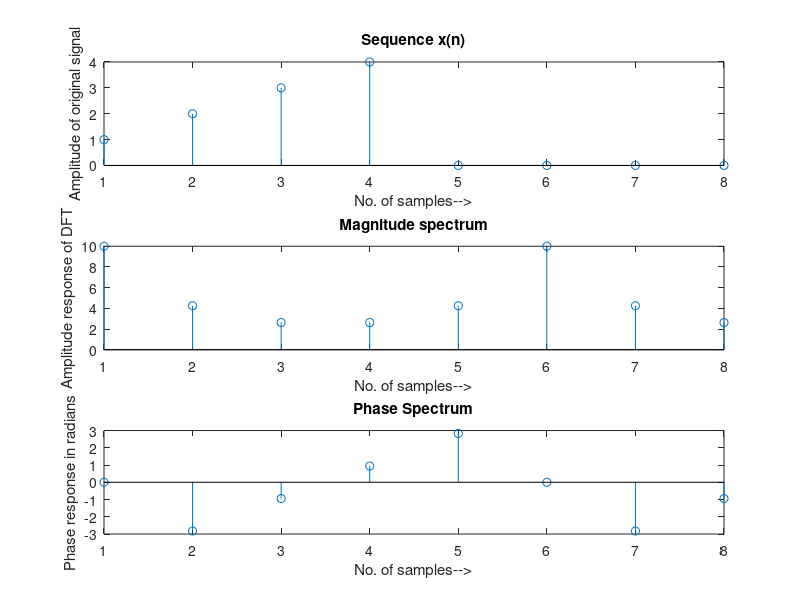

The MATLAB source for this figure:
clc
clear all;
close all;
x=[1 2 3 4];
l=length(x);
N=input('No. of points=');
v=[x,zeros(1,(N-1))];
l1=length(v);
j=sqrt(-1);
y=zeros(1,l1);
for k=0:(l1-1)
for i=0:(l1-1)
    y(k+1)=y(k+1)+v(i+1).*(exp(-j*2*pi*k*i/N));
end
end
m=length(v)/2;
xm=abs(y);
xw=angle(y);
t=1:1:l1
subplot(3,1,1)
stem(t,v)
ylabel('Amplitude of original signal');
xlabel('No. of samples-->');
title('Sequence x(n)');
subplot(3,1,2)
stem(t,xm)
ylabel('Amplitude response of DFT');
xlabel('No. of samples-->');
title('Magnitude spectrum')
subplot(3,1,3)
stem(t,xw)
ylabel('Phase response in radians');
xlabel('No. of samples-->');
title('Phase Spectrum')


